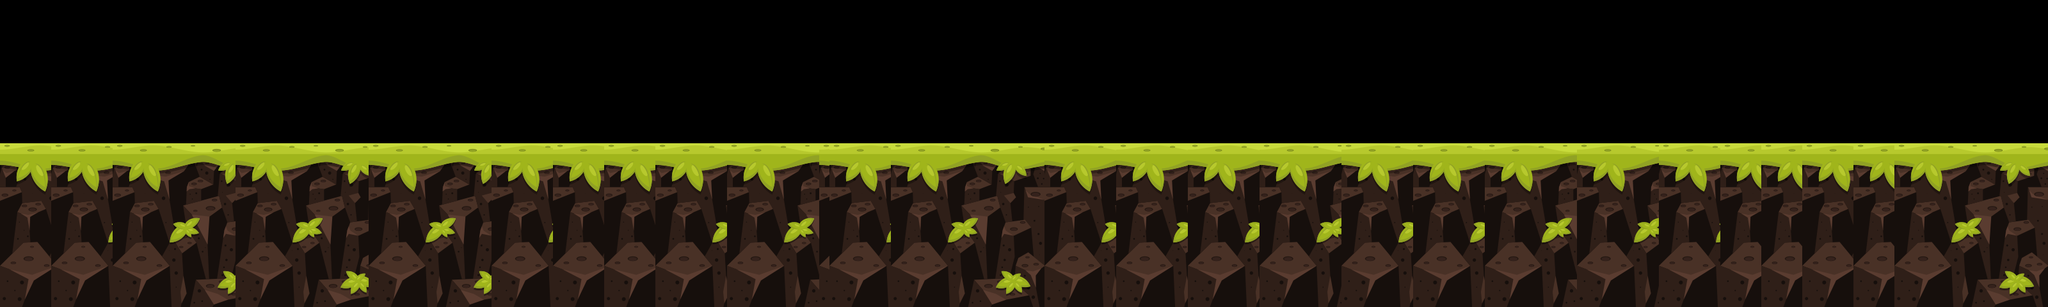

Rendered tile map (Tiled .tmx) drawn with the repository's tilesets; below, a short description and the map source with its tile grids summarised:
An orthogonal 200x30 tile map with 16x16 px tiles, 1 tile layer (圖塊層 1).

<map version="1.10" tiledversion="1.10.2" orientation="orthogonal" renderorder="right-down" width="200" height="30" tilewidth="16" tileheight="16" infinite="0" nextlayerid="2" nextobjectid="1">
 <tileset firstgid="1" name="Tile (3)" tilewidth="16" tileheight="16" tilecount="256" columns="16">
  <image source="../../../Resources/Rainforest - Platformer Tileset/Rainforest - Platformer Tileset/png/Tiles/Tile (3).png" width="256" height="256" />
 </tileset>
 <layer id="1" name="圖塊層 1" width="200" height="30">
  <data>[6000 cells, 3200 non-empty, 240 distinct tile ids]</data>
 </layer>
</map>
